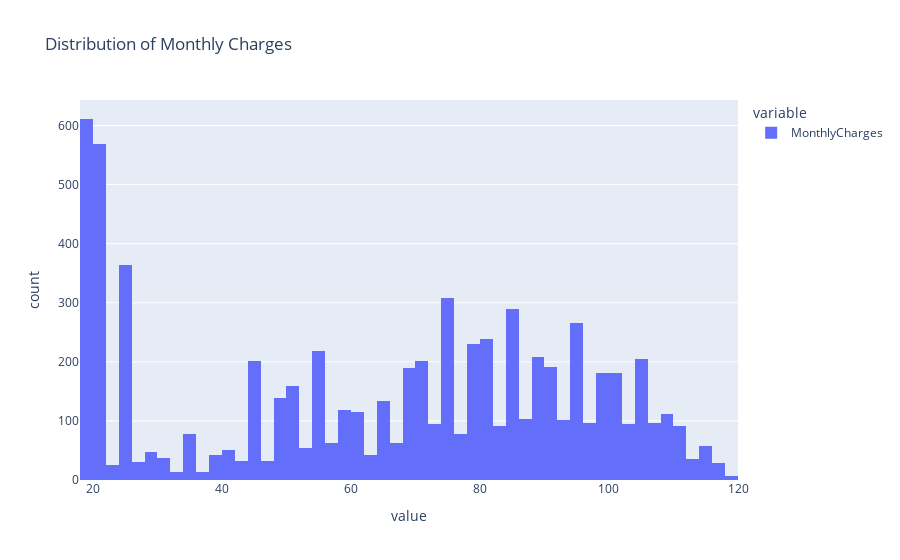

The notebook cell saved with this chart:
### Code cell
fig = px.histogram(df['MonthlyCharges'], title= 'Distribution of Monthly Charges')
fig.show()

### Figure 1 — Plotly figure (JSON) as saved in the notebook; plotly's stock layout.template omitted (floating-point values rounded to 4 significant figures; data arrays with more than 128 entries replaced by an {"elided": "..."} marker saying what was removed)
{"data": [{"alignmentgroup": "True", "bingroup": "x", "hovertemplate": "variable=MonthlyCharges<br>value=%{x}<br>count=%{y}<extra></extra>", "legendgroup": "MonthlyCharges", "marker": {"color": "#636efa", "pattern": {"shape": ""}}, "name": "MonthlyCharges", "offsetgroup": "MonthlyCharges", "orientation": "v", "showlegend": true, "type": "histogram", "x": {"elided": "7032 float values"}, "xaxis": "x", "yaxis": "y"}], "layout": {"barmode": "relative", "legend": {"title": {"text": "variable"}, "tracegroupgap": 0}, "title": {"text": "Distribution of Monthly Charges"}, "xaxis": {"anchor": "y", "domain": [0, 1], "title": {"text": "value"}}, "yaxis": {"anchor": "x", "domain": [0, 1], "title": {"text": "count"}}}}
